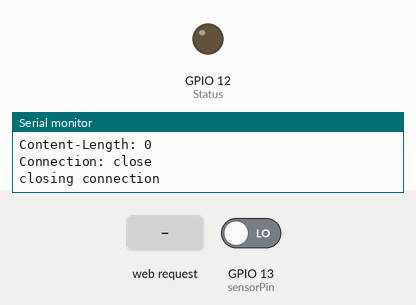
A sketch run on a simulated ESP8266 (NodeMCU). Parts: output pins drawn as LEDs (lit = HIGH), the last lines printed to the serial monitor. Inputs (shaded band) come from the test bench; at power-on: GPIO 13 (sensorPin) LOW. WiFi joins after 1.5 s; servers stay silent unless stated; uploads are accepted with an empty reply.

Above: at 3.9 s.
4.0 s: HTTP request GET /ON received
At 5.4 s:
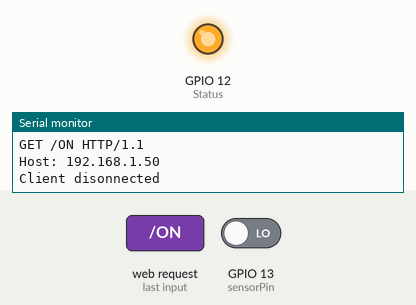
6.5 s: HTTP request GET /server received
9.0 s: HTTP request GET /server/mydevice1 received
Timing chart, 0 to 12.0 s (numbered marks = the images above; inputs shaded):
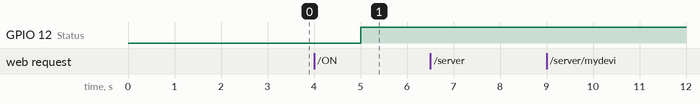

The sketch:

sketch_oct26a.ino
```cpp
/*int Status = 12;  // Digital pin D6

int sensor = 13;  // Digital pin D7
void setup() {

  pinMode(sensor, INPUT);   // declare sensor as input
  pinMode(Status, OUTPUT);  // declare LED as output
}
void loop() {

  long state = digitalRead(sensor);
    if(state == HIGH) {
      digitalWrite (Status, HIGH);
      Serial.println("Motion detected!");
      delay(1000);
    }
    else {
      digitalWrite (Status, LOW);
      Serial.println("Motion absent!");
      delay(1000);
      }
}
*/

#include <ESP8266WiFi.h>
#include "Timer.h"

///////////////Parameters/////////////////
// WIFI params
const char* ssid = "XYZ";
const char* password = "123abcabc";

// CSE params
const char* host = "192.168.43.5";
const int httpPort = 8080;

// AE params
const int aePort   = 80;
const char* origin   = "Cae_device1";
///////////////////////////////////////////

Timer t;

WiFiServer server(aePort);
int Status = 12;
int sensorPin = 13; // select the input pin for PIR
int sensorValue = 0; // variable to store the value coming from the sensor

void setup() {

  Serial.begin(115200);
  delay(10);

  // Configure pin 5 for LED control

  pinMode(sensorValue, INPUT);
  pinMode(Status, OUTPUT);
  digitalWrite(Status, 0);

  Serial.println();
  Serial.println();

  // Connect to WIFI network
  Serial.print("Connecting to ");
  Serial.println(ssid);

  WiFi.persistent(false);

  WiFi.begin(ssid, password);

  while (WiFi.status() != WL_CONNECTED) {
    delay(500);
    Serial.print(".");
  }
  Serial.println();
  Serial.println("WiFi connected");
  Serial.println("IP address: ");
  Serial.println(WiFi.localIP());

  // Start HTTP server
  server.begin();
  Serial.println("Server started");

  // Create AE resource
  String resulat = send("/server",2,"{\"m2m:ae\":{\"rn\":\"mydevice1\",\"api\":\"mydevice1.company.com\",\"rr\":\"true\",\"poa\":[\"http://"+WiFi.localIP().toString()+":"+aePort+"\"]}}");

  if(resulat=="HTTP/1.1 201 Created"){
    // Create Container resource
    send("/server/mydevice1",3,"{\"m2m:cnt\":{\"rn\":\"movement\"}}");

    // Create ContentInstance resource
    send("/server/mydevice1/movement",4,"{\"m2m:cin\":{\"con\":\"0\"}}");

    // Create Container resource
    send("/server/mydevice1",3,"{\"m2m:cnt\":{\"rn\":\"speaker\"}}");

    // Create ContentInstance resource
    send("/server/mydevice1/speaker",4,"{\"m2m:cin\":{\"con\":\"OFF\"}}");

    // Create Subscription resource
    send("/server/mydevice1/speaker",23,"{\"m2m:sub\":{\"rn\":\"spk_sub\",\"nu\":[\"Cae_device1\"],\"nct\":1}}");
  }

  t.every(1000*5, push);
}

// Method in charge of receiving event from the CSE
void loop(){
  t.update();
  // Check if a client is connected
  WiFiClient client = server.available();
  if (!client) {
    return;
  }

  // Wait until the client sends some data
  Serial.println("new client");
  while(!client.available()){
    delay(1);
  }

  // Read the request
  String req = client.readString();
  Serial.println(req);
  client.flush();

 //long state = digitalRead(sensor);
  /*  if(state == HIGH)
    {
      digitalWrite (Status, HIGH);
      Serial.println("Motion detected!");
      delay(1000);
    }
    else
    {
      digitalWrite (Status, LOW);
      Serial.println("Motion absent!");
      delay(1000);
      }
  // Switch the LED state according to the received value

  */
   if (req.indexOf("ON") != -1){
    digitalWrite(Status, HIGH);
  }else if (req.indexOf("OFF") != -1){
    digitalWrite(Status, LOW);
  }else{
    Serial.println("invalid request");
    client.stop();
    return;
  }
  client.flush();

  // Send HTTP response to the client
  String s = "HTTP/1.1 200 OK\r\n";
  client.print(s);
  delay(1);
  Serial.println("Client disonnected");

}


// Method in charge of sending request to the CSE
String send(String url,int ty, String rep) {

  // Connect to the CSE address
  Serial.print("connecting to ");
  Serial.println(host);

  WiFiClient client;

  if (!client.connect(host, httpPort)) {
    Serial.println("connection failed");
    return "error";
  }


  // prepare the HTTP request
  String req = String()+"POST " + url + " HTTP/1.1\r\n" +
               "Host: " + host + "\r\n" +
               "X-M2M-Origin: " + origin + "\r\n" +
               "Content-Type: application/json;ty="+ty+"\r\n" +
               "Content-Length: "+ rep.length()+"\r\n"
               "Connection: close\r\n\n" +
               rep;

  Serial.println(req+"\n");

  // Send the HTTP request
  client.print(req);

  unsigned long timeout = millis();
  while (client.available() == 0) {
    if (millis() - timeout > 5000) {
      Serial.println(">>> Client Timeout !");
      client.stop();
      return "error";
    }
  }

  // Read the HTTP response
  String res="";
  if(client.available()){
    res = client.readStringUntil('\r');
    Serial.print(res);
  }
  while(client.available()){
    String line = client.readStringUntil('\r');
    Serial.print(line);
  }

  Serial.println();
  Serial.println("closing connection");
  Serial.println();
  return res;
}

void push(){
  long sensorValue = digitalRead(sensorPin);
  Serial.println(sensorValue);
  String data = String()+"{\"m2m:cin\":{\"con\":\""+sensorValue+"\"}}";
  send("/server/mydevice1/movement",4,data);

}
```

Measured:
- after the input at 4.0 s, GPIO 12 (Status): LOW → HIGH after 1.0 s
